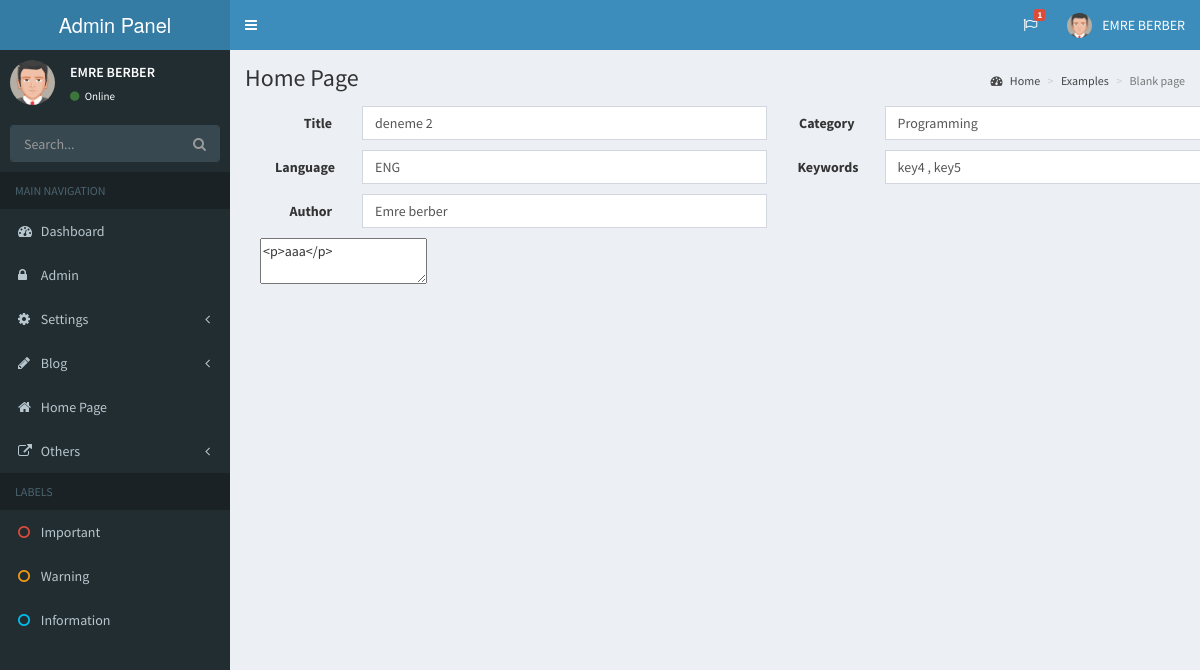
The app's page /Admin/blog-edit.php?article_id=2 (signed in) with its own data.
### tables this page shows
CREATE TABLE `profile` (
  `profile_id` int(11) NOT NULL DEFAULT '0',
  `profile_photo` varchar(150) NOT NULL,
  `profile_name` varchar(50) NOT NULL,
  `profile_job` varchar(50) NOT NULL,
  `profile_school` varchar(100) NOT NULL,
  `profile_department` varchar(50) NOT NULL,
  `profile_country` varchar(50) NOT NULL,
  `profile_city` varchar(50) NOT NULL,
  `profile_mail` varchar(100) NOT NULL,
  `profile_aboutme` varchar(150) NOT NULL,
  `profile_lastupdate` datetime NOT NULL
);

CREATE TABLE `article` (
  `article_id` int(11) NOT NULL,
  `article_title` varchar(100) NOT NULL,
  `article_language` varchar(10) NOT NULL,
  `article_category` varchar(50) NOT NULL,
  `article_date` date NOT NULL,
  `article_status` varchar(1) NOT NULL DEFAULT '0',
  `article_content` text NOT NULL,
  `article_keywords` varchar(250) NOT NULL,
  `article_author` varchar(100) NOT NULL
);

### Admin/blog-edit.php (the view, shortened to what this page needs)
<?php
include 'netting/connection.php';
$articlequery=$db->prepare("SELECT * FROM article WHERE article_id=:article_id");
$articlequery->execute(array(
    'article_id' => $_GET['article_id']
    ));
$getarticle=$articlequery->fetch(PDO::FETCH_ASSOC);
?>
<!DOCTYPE html>
<html>
<head>
  <link rel="stylesheet" href="bootstrap/css/bootstrap.min.css">
  <link rel="stylesheet" href="https://cdnjs.cloudflare.com/ajax/libs/font-awesome/4.5.0/css/font-awesome.min.css">
  <link rel="stylesheet" href="https://cdnjs.cloudflare.com/ajax/libs/ionicons/2.0.1/css/ionicons.min.css">
  <link rel="stylesheet" href="dist/css/AdminLTE.min.css">
  <link rel="stylesheet" href="dist/css/skins/_all-skins.min.css">
</head>
<body class="hold-transition skin-blue sidebar-mini">
<div class="wrapper">
  <?php include 'header.php'; ?>
  <?php include 'sidebar.php'; ?>
  <div class="content-wrapper">
    <section class="content-header">
      <h1>
        Home Page
      </h1>
      <ol class="breadcrumb">
        <li><a href="#"><i class="fa fa-dashboard"></i> Home</a></li>
        <li><a href="#">Examples</a></li>
        <li class="active">Blank page</li>
      </ol>
    </section>
    <section class="content">
    <div class="container">
    <form method="POST" action="netting/operation.php" class="form-horizontal col-lg-11">
               <div class="row">
                  <label class="col-sm-1 control-label">Title</label>
                  <div class="col-sm-5">
                    <input type="text" class="form-control"  value="<?php echo $getarticle['article_title']; ?>"  name="article_title">
                  </div>
                  <label class="col-sm-1 control-label">Category</label>
                  <div class="col-sm-5">
                    <input type="text" class="form-control"  value="<?php echo $getarticle['article_category']; ?>" name="article_category">
                  </div>
                  </div>
                  <div class="row">
                  <label class="col-sm-1 control-label">Language</label>
                  <div class="col-sm-5">
                    <input type="text" class="form-control"  value="<?php echo $getarticle['article_language']; ?>" name="article_language">
                  </div>
                  <label class="col-sm-1 control-label">Keywords</label>
                  <div class="col-sm-5">
                    <input type="text" class="form-control"  value="<?php echo $getarticle['article_keywords']; ?>" name="article_keywords">
                  </div>
                  </div>
                  <div class="row">
                  <label class="col-sm-1 control-label">Author</label>
                  <div class="col-sm-5">
                    <input type="text" class="form-control"  value="<?php echo $getarticle['article_author']; ?>" name="article_author">
                  </div>
                  </div>
                <div class="row">
                    <textarea classs="ckeditor" id="editor1" name="article_content"><?php echo $getarticle['article_content']; ?></textarea>
                    </div>
            </form>
            </div>
  </section>
  </div>
</div>
</body>
</html>

### Admin/header.php (shortened to what this page needs)
<?php
include 'netting/connection.php';
$profilequery=$db->prepare("SELECT * FROM profile WHERE profile_id=?");
$profilequery->execute(array(0));
$getprofile=$profilequery->fetch(PDO::FETCH_ASSOC);
?>
<header class="main-header">
    <a href="../../index2.html" class="logo">
      <span class="logo-lg">Admin Panel</span>
    </a>
    <nav class="navbar navbar-static-top">
      <a href="#" class="sidebar-toggle" data-toggle="offcanvas" role="button">
      </a>
      <div class="navbar-custom-menu">
        <ul class="nav navbar-nav">
          <li class="dropdown tasks-menu">
            <a href="#" class="dropdown-toggle" data-toggle="dropdown">
              <i class="fa fa-flag-o"></i>
              <span class="label label-danger">1</span>
            </a>
          </li>
          <li class="dropdown user user-menu">
            <a href="#" class="dropdown-toggle" data-toggle="dropdown">
              <img src="<?php echo $getprofile['profile_photo']; ?>" class="user-image" alt="User Image">
              <span class="hidden-xs"><?php echo $getprofile['profile_name']; ?></span>
            </a>
          </li>
        </ul>
      </div>
    </nav>
  </header>

### Admin/sidebar.php (shortened to what this page needs)
<?php
include 'netting/connection.php';
$profilequery=$db->prepare("SELECT * FROM profile WHERE profile_id=?");
$profilequery->execute(array(0));
$getprofile=$profilequery->fetch(PDO::FETCH_ASSOC);
?>
<aside class="main-sidebar" style="height:2000px;">
<section class="sidebar">
    <div class="user-panel">
        <div class="pull-left image">
            <img src="<?php echo $getprofile['profile_photo']; ?>" class="img-circle" alt="User Image">
        </div>
        <div class="pull-left info">
            <p><?php echo $getprofile['profile_name']; ?></p>
            <a href="#"><i class="fa fa-circle text-success"></i> Online</a>
        </div>
    </div>
    <form action="#" method="get" class="sidebar-form">
        <div class="input-group">
            <input type="text" name="q" class="form-control" placeholder="Search..." autocomplete="off">
            <span class="input-group-btn">
                <button type="submit" name="search" id="search-btn" class="btn btn-flat"><i class="fa fa-search"></i>
                </button>
              </span>
        </div>
    </form>
    <ul class="sidebar-menu">
        <li class="header">MAIN NAVIGATION</li>
        <li><a href="index.php"><i class="fa fa-dashboard"></i> <span>Dashboard</span></a></li>
        <li><a href="admin.php"><i class="fa fa-lock"></i> <span>Admin</span></a></li>
        <li class="treeview">
            <a href="#">
                <i class="fa fa-cog"></i> <span>Settings</span>
                <span class="pull-right-container">
              <i class="fa fa-angle-left pull-right"></i>
            </span>
            </a>
        </li>
        <li class="treeview">
            <a href="#">
                <i class="fa fa-pencil"></i> <span>Blog</span>
                <span class="pull-right-container">
              <i class="fa fa-angle-left pull-right"></i>
            </span>
            </a>
        </li>
        <li><a href="home.php"><i class="fa fa-home"></i> <span>Home Page</span></a></li>
        <li class="treeview">
            <a href="#">
                <i class="fa fa-external-link"></i> <span>Others</span>
                <span class="pull-right-container">
              <i class="fa fa-angle-left pull-right"></i>
            </span>
            </a>
        </li>
        <li class="header">LABELS</li>
        <li><a href="#"><i class="fa fa-circle-o text-red"></i> <span>Important</span></a></li>
        <li><a href="#"><i class="fa fa-circle-o text-yellow"></i> <span>Warning</span></a></li>
        <li><a href="#"><i class="fa fa-circle-o text-aqua"></i> <span>Information</span></a></li>
    </ul>
</section>
</aside>

### Admin/blog-edit.php (style rules this page uses)
.row { margin-bottom:10px; }

### records on screen
profile: profile_photo (placeholder picture), profile_name "EMRE BERBER"
article: article_title "deneme 2", article_category "Programming", article_language "ENG", article_keywords "key4 , key5", article_author "Emre berber", article_content "<p>aaa</p>"
